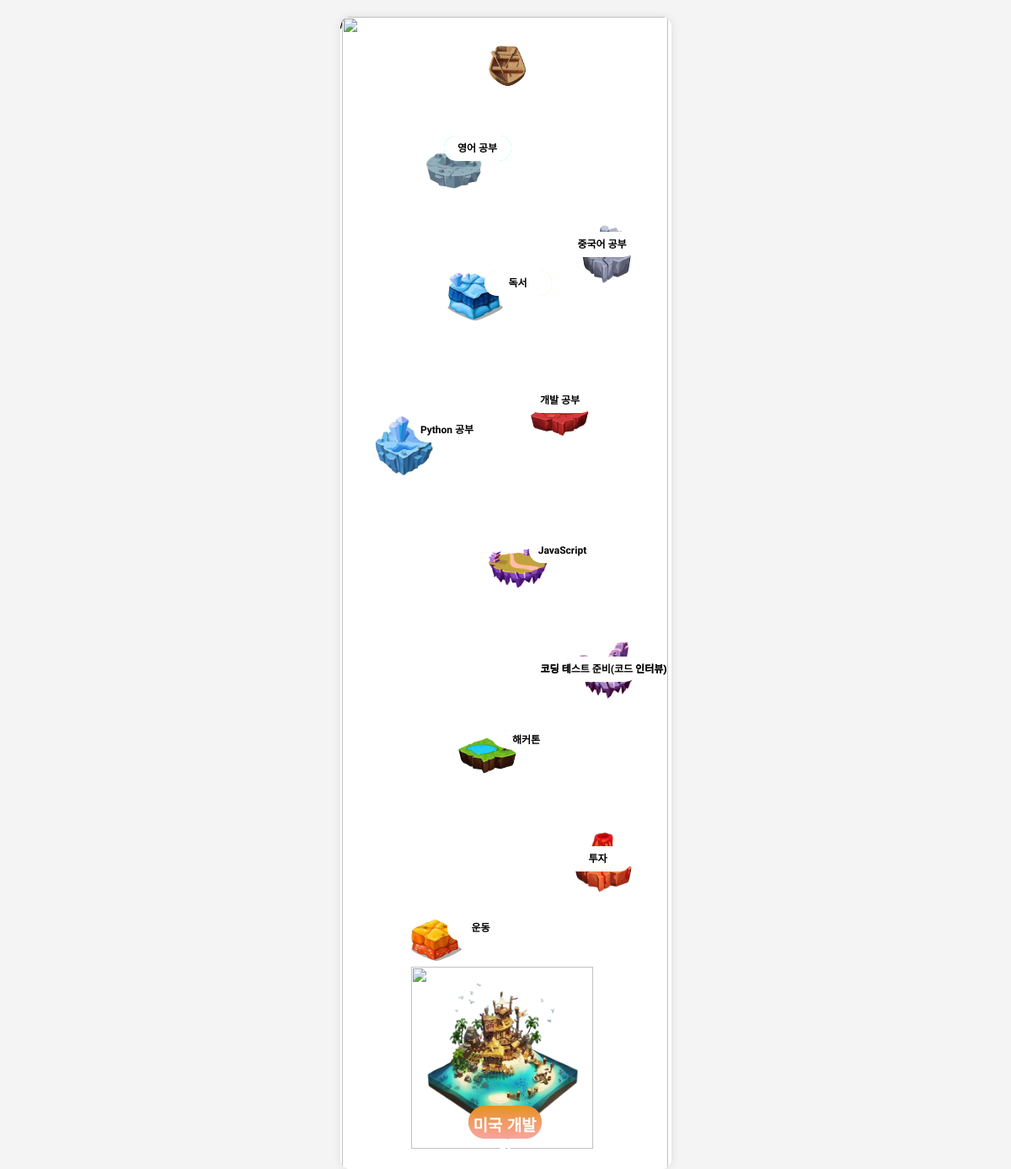
Page /api/home/ on the committed database.
### core/models.py (models this page shows, shortened)
class Islands(models.Model):
    name = models.CharField(max_length=100)
    description = models.TextField()
    is_selected = models.BooleanField(default=False)  # 사용자가 선택한 섬인지 여부
    is_completed = models.BooleanField(default=False)  # 섬의 전역 상태로 완료 여부 관리

class Users(models.Model):
    username = models.CharField(max_length=100, unique=True)
    dream = models.TextField(default="개발자")

### core/views.py (the view)
# urls.py: path('home/', views.home, name='home'),  # 홈 화면 URL 추가
def home(request):
    user = Users.objects.get(username="akaraka")
    dream = user.dream
    islands = Islands.objects.filter(is_selected=True)[:10]
    return render(request, 'home.html', {
        "dream": dream,
        "island1": islands[0].name,
        "island2": islands[1].name,
        "island3": islands[2].name,
        "island4": islands[3].name,
        "island5": islands[4].name,
        "island6": islands[5].name,
        "island7": islands[6].name,
        "island8": islands[7].name,
        "island9": islands[8].name,
        "island10": islands[9].name })

### core/templates/home.html (shortened to what this page needs)
{% load static %}
<!DOCTYPE html>
<html>
    <head>
        <link rel="stylesheet" href="{% static 'css/styles.css' %}">
        <link rel="stylesheet" href="home_figma.css">
    </head>
    <body>
        <div class="wrapper">
            <div style="width: 393px; height: 1367px; position: relative; background: white">
                <div>
                    <div style="width: 26px; height: 26px; left: 123px; top: 141px; position: absolute">
                    <div id="first" class="island_text">{{island1}}</div></div>
                    <div style="width: 26px; height: 26px; left: 271px; top: 255px; position: absolute">
                    <div class="island_text">{{island2}}</div></div>
                    <div style="width: 26px; height: 26px; left: 87px; top: 475px; position: absolute">
                    <div class="island_text">{{island3}}</div></div>
                    <div style="width: 26px; height: 26px; left: 221px; top: 440px; position: absolute">
                    <div class="island_text">{{island4}}</div></div>
                    <div style="width: 26px; height: 26px; left: 224px; top: 618px; position: absolute">
                    <div class="island_text">{{island5}}</div></div>
                    <div style="width: 26px; height: 26px; left: 273px; top: 759px; position: absolute">
                    <div class="island_text">{{island6}}</div></div>
                    <div style="width: 26px; height: 26px; left: 184px; top: 846px; position: absolute">
                    <div class="island_text" id="seventh_text">{{island7}}</div></div>
                    <div style="width: 26px; height: 26px; left: 127px; top: 1066px; position: absolute">
                    <div class="island_text">{{island8}}</div></div>
                    <div style="width: 26px; height: 26px; left: 266px; top: 984px; position: absolute">
                    <div class="island_text">{{island9}}</div></div>
                    <div style="width: 26px; height: 26px; left: 171px; top: 301px; position: absolute">
                    <div class="island_text">{{island10}}</div></div>
            <img class="background" src="{% static 'images/background/bg_home.png' %}">
            <img id="ship" src="{% static 'images/ship2.png' %}"/>
            <div>
                <img id="island1" class="islands basic_island" style="left: 99px; top: 147px;" src="{% static 'images/islands/island 1-1.png' %}"
                onclick="window.location.href='island.html'"/>
                <img id="island2" class="islands basic_island" style="left: 121px; top: 301px;" src="{% static 'images/islands/island 2-1.png' %}"/>
                <img id="island3" class="islands basic_island" style="left: 222px; top: 440px;" src="{% static 'images/islands/island 3-1.png' %}"/>
                <img id="island4" class="islands basic_island" style="left: 173px; top: 619px;" src="{% static 'images/islands/island 4-1.png' %}"/>
                <img id="island5" class="islands basic_island" style="left: 136px; top: 841px;" src="{% static 'images/islands/island 5-1.png' %}"/>
                <img id="island6" class="islands basic_island" style="left: 76px; top: 1066px;" src="{% static 'images/islands/island 6-1.png' %}"/>
                <img id="island8" class="islands" style="width: 74px; height: 76px; left: 39px; top: 471px; position: absolute; color:#FBFF7D;" src="{% static 'images/islands/island 2-2.png' %}" />
                <div style="width: 26px; height: 26px; left: 123px; top: 141px; position: absolute">
                <div id="first" class="island_text">{{island1}}</div></div>
                <div style="width: 26px; height: 26px; left: 271px; top: 255px; position: absolute">
                <div class="island_text">{{island2}}</div></div>
                <div style="width: 26px; height: 26px; left: 87px; top: 475px; position: absolute">
                <div class="island_text">{{island3}}</div></div>
                <div style="width: 26px; height: 26px; left: 221px; top: 440px; position: absolute">
                <div class="island_text">{{island4}}</div></div>
                <div style="width: 26px; height: 26px; left: 224px; top: 618px; position: absolute">
                <div class="island_text">{{island5}}</div></div>
                <div style="width: 26px; height: 26px; left: 273px; top: 759px; position: absolute">
                <div class="island_text">{{island6}}</div></div>
                <div style="width: 26px; height: 26px; left: 184px; top: 846px; position: absolute">
                <div class="island_text" id="seventh_text">{{island7}}</div></div>
                <div style="width: 26px; height: 26px; left: 127px; top: 1066px; position: absolute">
                <div class="island_text">{{island8}}</div></div>
                <div style="width: 26px; height: 26px; left: 266px; top: 984px; position: absolute">
                <div class="island_text">{{island9}}</div></div>
                <div style="width: 26px; height: 26px; left: 171px; top: 301px; position: absolute">
                <div class="island_text">{{island10}}</div></div>
                <img id="island11" class="islands" style="width: 216px; height: 216px; left: 84px; top: 1127px; position: absolute; color:#FFC881" src="{% static 'images/final_island.png' %}" />
                <div style="width: 87px; height: 39px; left: 152px; top: 1292px; position: absolute">
                <div style="width: 87px; height: 39px; left: 0px; top: 0px; position: absolute; background: linear-gradient(180deg, rgba(234.63, 142.98, 22.97, 0.79) 0%, rgba(255, 159.85, 159.85, 0.79) 100%); border-radius: 67px; backdrop-filter: blur(18.40px)"></div>
                <div style="width: 87px; left: 0px; top: 8px; position: absolute; text-align: center; color: white; font-size: 19px; font-family: Arial; font-weight: 700; word-wrap: break-word">{{dream}}</div>
                </div>
            </div> />
                    <div id="clickableDiv">
                    <div style="width: 87px; height: 39px; left: 152px; top: 1292px; position: absolute">
                    <div style="width: 87px; height: 39px; left: 0px; top: 0px; position: absolute; background: linear-gradient(180deg, rgba(234.63, 142.98, 22.97, 0.79) 0%, rgba(255, 159.85, 159.85, 0.79) 100%); border-radius: 67px; backdrop-filter: blur(18.40px)"></div>
                    <div style="width: 87px; left: 0px; top: 8px; position: absolute; text-align: center; color: white; font-size: 19px; font-family: Arial; font-weight: 700; word-wrap: break-word">{{dream}}</div>
                </div>
                </div>
                </div>
        </div>
    </body>
    </head>
</html>

### core/static/css/styles.css (style rules this page uses)
body { font-family: 'Pretendard', sans-serif; margin: 0; padding: 0; background-color: #f4f4f4; display: flex; justify-content: center; align-items: flex-start; height: 100vh; }
.wrapper { width: 100%; max-width: 393px; min-height: 100vh; background-color: #fff; box-shadow: 0px 0px 10px rgba(0, 0, 0, 0.1); position: relative; overflow: hidden; display: flex; flex-direction: column; margin: 0 auto; }
@media (min-width: 768px) { body { background-color: #f4f4f4; } }
@media (min-width: 768px) { .wrapper { width: 100%; max-width: 393px; min-height: 100vh; background-color: #fff; box-shadow: 0px 0px 10px rgba(0, 0, 0, 0.1); position: relative; overflow: hidden; display: flex; flex-direction: column; margin: 20px auto; border-radius: 12px; } }

### core/templates/home_figma.css (style rules this page uses)
body { font-family:Arial; }
.background { width:387px; height:1374px; left:2px; position:absolute }
#ship { width:81px; height:81px; left:156px; top:17px; position:absolute; color:white; }
.basic_island { width:74px; height:61px; position:absolute; color:#B2FFDE; }
.islands { cursor:pointer; transition:transform 0.5s ease-in-out; }
.island_text { left: 9px; top: 7px; position: absolute; text-align: center; color: black; font-size: 10px; font-family: Arial; font-weight: 700; justify-content:center; white-space: nowrap; display:flex; align-items:center; line-height:1; overflow-wrap: break-all; }
#seventh_text { width: 80px; height: 27px; left: -3px; top: -2px; position: absolute; border-radius: 50%; text-align:justify; }

### core/templates/home.html (style rules this page uses)
body { font-family:Arial; }
.background { width:387px; height:1374px; left:2px; position:absolute }
#ship { width:81px; height:81px; left:156px; top:17px; position:absolute; color:white; }
.basic_island { width:74px; height:61px; position:absolute; color:#B2FFDE; }
.islands { cursor:pointer; transition:transform 0.5s ease-in-out; }
#fourth_text, .island_text { width: 80px; height: 30px; left: 0px; top: 0px; position: absolute; border-radius: 9999px; text-align: center; color: black; font-size: 12px; font-weight: 700; display: flex; align-items: center; justify-content: center; line-height: 1; font-family: "Pretendard", sans-serif; background-color: white; color: black; }
#seventh_text { width: 80px; height: 27px; left: -3px; top: -2px; position: absolute; border-radius: 50%; text-align:justify; }

### rows in the picture
Islands: name "영어 공부"
Islands: name "중국어 공부"
Islands: name "Python 공부"
Islands: name "개발 공부"
Islands: name "JavaScript"
Islands: name "코딩 테스트 준비(코드 인터뷰)"
Islands: name "해커톤"
Islands: name "운동"
Islands: name "투자"
Islands: name "독서"
Users: dream "미국 개발자"
